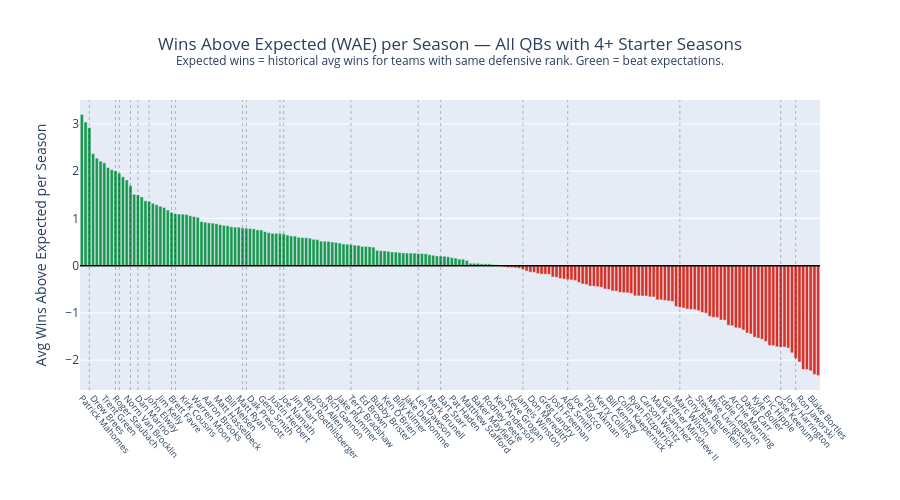

Notebook source saved alongside this figure:
### Code cell
# ── Bar chart: all 50+ QBs sorted by avg WAE ────────────────────────────────
fig_wae = go.Figure()
fig_wae.add_trace(go.Bar(
    x=wae_df['QB'],  # fixed: was 'primary_qb', which doesn't exist on wae_df (pre-existing bug, blocked execution)
    y=wae_df['avg_wae'],
    marker_color=['#1a9850' if v >= 0 else '#d73027' for v in wae_df['avg_wae']],
    hovertemplate=(
        '<b>%{x}</b><br>' +
        'Seasons: ' + wae_df['seasons'].astype(str) + '<br>' +
        'Avg actual wins: ' + wae_df['avg_wins'].round(1).astype(str) + '<br>' +
        'Avg expected wins: ' + wae_df['avg_exp_wins'].round(1).astype(str) + '<br>' +
        'Avg WAE: <b>' + wae_df['avg_wae'].round(2).astype(str) + '</b><br>' +
        'Total WAE: ' + wae_df['total_wae'].round(1).astype(str) + '<br>' +
        'Avg QB Rating: ' + wae_df['avg_rating'].round(1).astype(str) + '<br>' +
        'Avg def percentile: ' + (wae_df['avg_def_norm'] * 100).round(0).astype(int).astype(str) + '%' +
        '<extra></extra>'
    ),
    name='Avg WAE',
))
fig_wae.add_hline(y=0, line_color='black', line_width=1.5)

# Vertical dotted lines to highlight our named QBs
named = {**GOAT_IDS, **CLIPBOARD_IDS}
named_names = set(named.values())
positions = {row.QB: i for i, row in enumerate(wae_df.itertuples())}
for nm in named_names:
    if nm in positions:
        fig_wae.add_vline(x=positions[nm], line_dash='dot',
                          line_color='rgba(0,0,0,0.25)', line_width=1)

fig_wae.update_layout(
    title=dict(text='Wins Above Expected (WAE) per Season — All QBs with 4+ Starter Seasons<br>'
                    '<sup>Expected wins = historical avg wins for teams with same defensive rank. Green = beat expectations.</sup>',
               x=0.5),
    xaxis=dict(title='', tickangle=50, tickfont=dict(size=9)),
    yaxis=dict(title='Avg Wins Above Expected per Season'),
    height=500, hovermode='closest',
    bargap=0.15,
)
fig_wae.show()

### Figure 1 — Plotly figure (JSON) as saved in the notebook; plotly's stock layout.template omitted (floating-point values rounded to 4 significant figures; data arrays with more than 128 entries replaced by an {"elided": "..."} marker saying what was removed)
{"data": [{"hovertemplate": {"elided": "198 str values"}, "marker": {"color": {"elided": "198 str values"}}, "name": "Avg WAE", "type": "bar", "x": {"elided": "198 str values"}, "y": {"elided": "198 float values"}}], "layout": {"bargap": 0.15, "height": 500, "hovermode": "closest", "shapes": [{"line": {"color": "black", "width": 1.5}, "type": "line", "x0": 0, "x1": 1, "xref": "x domain", "y0": 0, "y1": 0, "yref": "y"}, {"line": {"color": "rgba(0,0,0,0.25)", "dash": "dot", "width": 1}, "type": "line", "x0": 72, "x1": 72, "xref": "x", "y0": 0, "y1": 1, "yref": "y domain"}, {"line": {"color": "rgba(0,0,0,0.25)", "dash": "dot", "width": 1}, "type": "line", "x0": 18, "x1": 18, "xref": "x", "y0": 0, "y1": 1, "yref": "y domain"}, {"line": {"color": "rgba(0,0,0,0.25)", "dash": "dot", "width": 1}, "type": "line", "x0": 24, "x1": 24, "xref": "x", "y0": 0, "y1": 1, "yref": "y domain"}, {"line": {"color": "rgba(0,0,0,0.25)", "dash": "dot", "width": 1}, "type": "line", "x0": 25, "x1": 25, "xref": "x", "y0": 0, "y1": 1, "yref": "y domain"}, {"line": {"color": "rgba(0,0,0,0.25)", "dash": "dot", "width": 1}, "type": "line", "x0": 90, "x1": 90, "xref": "x", "y0": 0, "y1": 1, "yref": "y domain"}, {"line": {"color": "rgba(0,0,0,0.25)", "dash": "dot", "width": 1}, "type": "line", "x0": 53, "x1": 53, "xref": "x", "y0": 0, "y1": 1, "yref": "y domain"}, {"line": {"color": "rgba(0,0,0,0.25)", "dash": "dot", "width": 1}, "type": "line", "x0": 187, "x1": 187, "xref": "x", "y0": 0, "y1": 1, "yref": "y domain"}, {"line": {"color": "rgba(0,0,0,0.25)", "dash": "dot", "width": 1}, "type": "line", "x0": 191, "x1": 191, "xref": "x", "y0": 0, "y1": 1, "yref": "y domain"}, {"line": {"color": "rgba(0,0,0,0.25)", "dash": "dot", "width": 1}, "type": "line", "x0": 96, "x1": 96, "xref": "x", "y0": 0, "y1": 1, "yref": "y domain"}, {"line": {"color": "rgba(0,0,0,0.25)", "dash": "dot", "width": 1}, "type": "line", "x0": 43, "x1": 43, "xref": "x", "y0": 0, "y1": 1, "yref": "y domain"}, {"line": {"color": "rgba(0,0,0,0.25)", "dash": "dot", "width": 1}, "type": "line", "x0": 15, "x1": 15, "xref": "x", "y0": 0, "y1": 1, "yref": "y domain"}, {"line": {"color": "rgba(0,0,0,0.25)", "dash": "dot", "width": 1}, "type": "line", "x0": 130, "x1": 130, "xref": "x", "y0": 0, "y1": 1, "yref": "y domain"}, {"line": {"color": "rgba(0,0,0,0.25)", "dash": "dot", "width": 1}, "type": "line", "x0": 13, "x1": 13, "xref": "x", "y0": 0, "y1": 1, "yref": "y domain"}, {"line": {"color": "rgba(0,0,0,0.25)", "dash": "dot", "width": 1}, "type": "line", "x0": 44, "x1": 44, "xref": "x", "y0": 0, "y1": 1, "yref": "y domain"}, {"line": {"color": "rgba(0,0,0,0.25)", "dash": "dot", "width": 1}, "type": "line", "x0": 10, "x1": 10, "xref": "x", "y0": 0, "y1": 1, "yref": "y domain"}, {"line": {"color": "rgba(0,0,0,0.25)", "dash": "dot", "width": 1}, "type": "line", "x0": 54, "x1": 54, "xref": "x", "y0": 0, "y1": 1, "yref": "y domain"}, {"line": {"color": "rgba(0,0,0,0.25)", "dash": "dot", "width": 1}, "type": "line", "x0": 118, "x1": 118, "xref": "x", "y0": 0, "y1": 1, "yref": "y domain"}, {"line": {"color": "rgba(0,0,0,0.25)", "dash": "dot", "width": 1}, "type": "line", "x0": 9, "x1": 9, "xref": "x", "y0": 0, "y1": 1, "yref": "y domain"}, {"line": {"color": "rgba(0,0,0,0.25)", "dash": "dot", "width": 1}, "type": "line", "x0": 160, "x1": 160, "xref": "x", "y0": 0, "y1": 1, "yref": "y domain"}, {"line": {"color": "rgba(0,0,0,0.25)", "dash": "dot", "width": 1}, "type": "line", "x0": 2, "x1": 2, "xref": "x", "y0": 0, "y1": 1, "yref": "y domain"}], "title": {"text": "Wins Above Expected (WAE) per Season — All QBs with 4+ Starter Seasons<br><sup>Expected wins = historical avg wins for teams with same defensive rank. Green = beat expectations.</sup>", "x": 0.5}, "xaxis": {"tickangle": 50, "tickfont": {"size": 9}, "title": {"text": ""}}, "yaxis": {"title": {"text": "Avg Wins Above Expected per Season"}}}}
